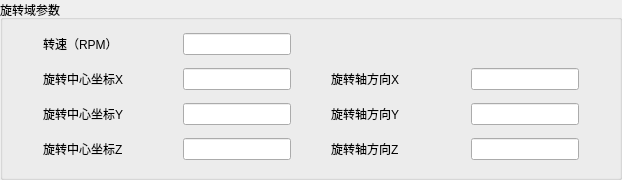
       <widget class="QGroupBox" name="fan_c">
        <property name="enabled">
         <bool>true</bool>
        </property>
        <property name="minimumSize">
         <size>
          <width>0</width>
          <height>180</height>
         </size>
        </property>
        <property name="maximumSize">
         <size>
          <width>16777215</width>
          <height>185</height>
         </size>
        </property>
        <property name="title">
         <string>旋转域参数</string>
        </property>
        <layout class="QGridLayout" name="gridLayout_5">
         <property name="leftMargin">
          <number>40</number>
         </property>
         <property name="topMargin">
          <number>10</number>
         </property>
         <property name="rightMargin">
          <number>40</number>
         </property>
         <property name="bottomMargin">
          <number>10</number>
         </property>
         <property name="horizontalSpacing">
          <number>40</number>
         </property>
         <property name="verticalSpacing">
          <number>10</number>
         </property>
         <item row="3" column="3">
          <widget class="QLineEdit" name="fan_dz_edit">
           <property name="minimumSize">
            <size>
             <width>0</width>
             <height>22</height>
            </size>
           </property>
           <property name="maximumSize">
            <size>
             <width>132</width>
             <height>22</height>
            </size>
           </property>
          </widget>
         </item>
         <item row="3" column="1">
          <widget class="QLineEdit" name="fan_oz_edit">
           <property name="minimumSize">
            <size>
             <width>0</width>
             <height>22</height>
            </size>
           </property>
           <property name="maximumSize">
            <size>
             <width>132</width>
             <height>22</height>
            </size>
           </property>
          </widget>
         </item>
         <item row="1" column="3">
          <widget class="QLineEdit" name="fan_dx_edit">
           <property name="minimumSize">
            <size>
             <width>0</width>
             <height>22</height>
            </size>
           </property>
           <property name="maximumSize">
            <size>
             <width>132</width>
             <height>22</height>
            </size>
           </property>
          </widget>
         </item>
         <item row="2" column="3">
          <widget class="QLineEdit" name="fan_dy_edit">
           <property name="minimumSize">
            <size>
             <width>0</width>
             <height>22</height>
            </size>
           </property>
           <property name="maximumSize">
            <size>
             <width>132</width>
             <height>22</height>
            </size>
           </property>
          </widget>
         </item>
         <item row="0" column="1">
          <widget class="QLineEdit" name="RPM_edit">
           <property name="minimumSize">
            <size>
             <width>0</width>
             <height>22</height>
            </size>
           </property>
           <property name="maximumSize">
            <size>
             <width>132</width>
             <height>22</height>
            </size>
           </property>
          </widget>
         </item>
         <item row="2" column="2">
          <widget class="QLabel" name="label_fan_dy">
           <property name="minimumSize">
            <size>
             <width>100</width>
             <height>0</height>
            </size>
           </property>
           <property name="maximumSize">
            <size>
             <width>16777215</width>
             <height>24</height>
            </size>
           </property>
           <property name="text">
            <string>旋转轴方向Y</string>
           </property>
          </widget>
         </item>
         <item row="2" column="0">
          <widget class="QLabel" name="label_fan_oy">
           <property name="minimumSize">
            <size>
             <width>100</width>
             <height>0</height>
            </size>
           </property>
           <property name="maximumSize">
            <size>
             <width>16777215</width>
             <height>24</height>
            </size>
           </property>
           <property name="text">
            <string>旋转中心坐标Y</string>
           </property>
           <property name="buddy">
            <cstring>evap_y1_edit</cstring>
           </property>
          </widget>
         </item>
         <item row="0" column="0">
          <widget class="QLabel" name="label_RPM">
           <property name="minimumSize">
            <size>
             <width>100</width>
             <height>0</height>
            </size>
           </property>
           <property name="maximumSize">
            <size>
             <width>16777215</width>
             <height>24</height>
            </size>
           </property>
           <property name="text">
            <string>转速（RPM）</string>
           </property>
           <property name="buddy">
            <cstring>evap_c1_edit</cstring>
           </property>
          </widget>
         </item>
         <item row="2" column="1">
          <widget class="QLineEdit" name="fan_oy_edit">
           <property name="minimumSize">
            <size>
             <width>0</width>
             <height>22</height>
            </size>
           </property>
           <property name="maximumSize">
            <size>
             <width>132</width>
             <height>22</height>
            </size>
           </property>
          </widget>
         </item>
         <item row="3" column="2">
          <widget class="QLabel" name="label_fan_dz">
           <property name="minimumSize">
            <size>
             <width>100</width>
             <height>0</height>
            </size>
           </property>
           <property name="maximumSize">
            <size>
             <width>16777215</width>
             <height>24</height>
            </size>
           </property>
           <property name="text">
            <string>旋转轴方向Z</string>
           </property>
          </widget>
         </item>
         <item row="1" column="1">
          <widget class="QLineEdit" name="fan_ox_edit">
           <property name="minimumSize">
            <size>
             <width>0</width>
             <height>22</height>
            </size>
           </property>
           <property name="maximumSize">
            <size>
             <width>132</width>
             <height>22</height>
            </size>
           </property>
          </widget>
         </item>
         <item row="1" column="2">
          <widget class="QLabel" name="label_fan_dx">
           <property name="minimumSize">
            <size>
             <width>100</width>
             <height>0</height>
            </size>
           </property>
           <property name="maximumSize">
            <size>
             <width>16777215</width>
             <height>24</height>
            </size>
           </property>
           <property name="text">
            <string>旋转轴方向X</string>
           </property>
          </widget>
         </item>
         <item row="1" column="0">
          <widget class="QLabel" name="label_fan_ox">
           <property name="minimumSize">
            <size>
             <width>100</width>
             <height>0</height>
            </size>
           </property>
           <property name="maximumSize">
            <size>
             <width>16777215</width>
             <height>24</height>
            </size>
           </property>
           <property name="text">
            <string>旋转中心坐标X</string>
           </property>
           <property name="buddy">
            <cstring>evap_x1_edit</cstring>
           </property>
          </widget>
         </item>
         <item row="3" column="0">
          <widget class="QLabel" name="label_fan_oz">
           <property name="minimumSize">
            <size>
             <width>100</width>
             <height>0</height>
            </size>
           </property>
           <property name="maximumSize">
            <size>
             <width>16777215</width>
             <height>24</height>
            </size>
           </property>
           <property name="text">
            <string>旋转中心坐标Z</string>
           </property>
           <property name="buddy">
            <cstring>evap_z1_edit</cstring>
           </property>
          </widget>
         </item>
        </layout>
       </widget>
